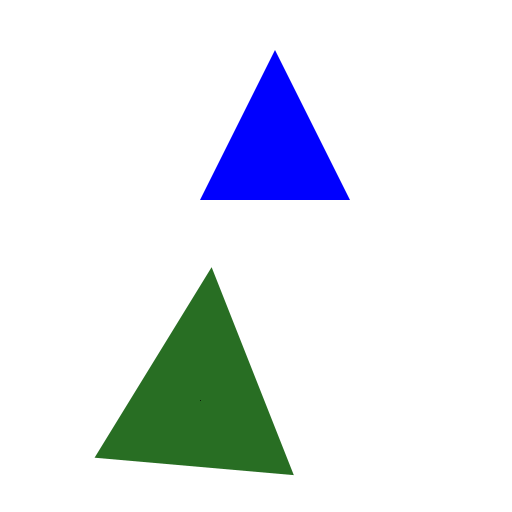
Frame 1 (no input)
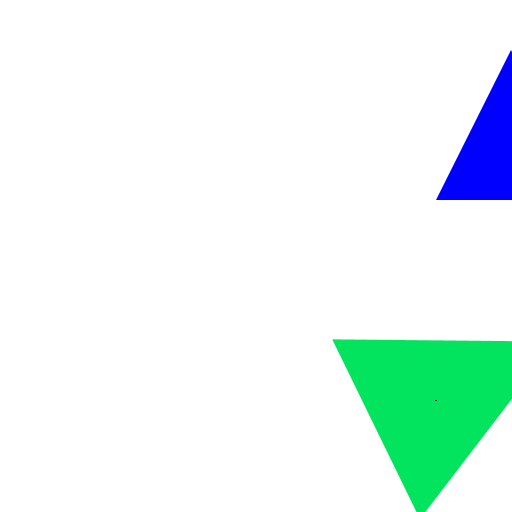
Frame 60 (the mouse pressed at the canvas centre just before this capture)
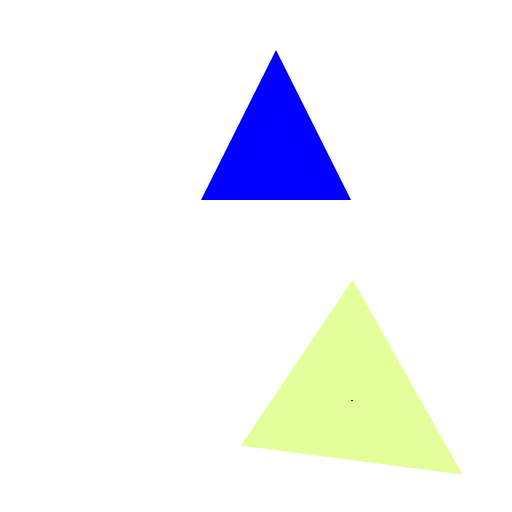
Frame 120 (the mouse held since frame 60 and released just before this capture)

The Processing sketch that drew these frames (run headless with seeded random() and noise(); from frame 60 on, the mouse is pressed at the canvas centre):

// Processing sketch: triangoli
// ── triangoli.pde
Triangolo t;
Driangolo d;

void setup()
{
  size(512,512);
  t=new Triangolo(200,200,150,150,4);
  d=new Driangolo(200,400,200,200,4,5);
  frameRate(1000000000);
}

void draw()
{
  background(255);
  t.run();
  d.run();
}


void keyPressed()
{
  if(key=='s')
  {
    if(t.sX>0)
      t.sX--;
    else
      t.sX++;
  }
  if(key=='f')
  {
    if(t.sX>0)
      t.sX++;
    else
      t.sX--;
  }
}

// ── Driangolo.pde
class Driangolo extends Triangolo
{
  float angolo;
  Driangolo(float x, float y, float l,float h, float s, float ang)
  {
    super(x,y,l,h,s);
    angolo=ang;
  }
  
  void display()
  {
    fill((255+angolo*8)%255,100+angolo%255*2,30+angolo%255*1);
    pushMatrix();
    translate(posX,posY);
    rotate(radians(angolo));
    triangle(-lato/2,altezza/3,0+(lato/2)-(lato/2),0-altezza+(altezza/3),0+lato-(lato/2),altezza/3);
    stroke(0);
    point(0,0);
    popMatrix();
    angolo++;
  }
  
    void bounce()
  {
    if(posX>512)
    {
      sX=-sX;
      posX=512;
    }
    
    if(posX<0)
    {
      sX=-sX;
      posX=0;
    }
    
  }
}

// ── Triangolo.pde
class Triangolo
{
  float posX,posY,lato,sX,sY,altezza;
  
  Triangolo(float x, float y, float l,float h, float s)
  {
    posX=x;
    posY=y;
    lato=l;
    altezza=h;
    sX=s;
  }
  
  void display()
  {
    fill(0,0,255);
    noStroke();
    triangle(posX,posY,posX+(lato/2),posY-altezza,posX+lato,posY);
  }
  
  void move()
  {
    posX+=sX;
  }
  
  void bounce()
  {
    if(posX+(lato/2)>512)
    {
      sX=-sX;
      posX=512-(lato/2);
    }
    
    if(posX+(lato/2)<0)
    {
      sX=-sX;
      posX=-lato/2;
    }
    
  }
  
  void run()
  {
    display();
    move();
    bounce();
  }
  
  
  
}
